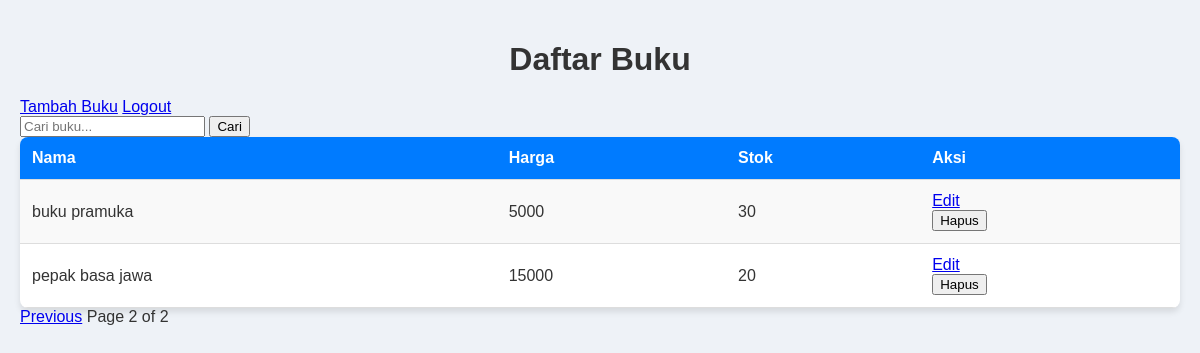
Screenshot of /?page=2 with the database file from the repository.
### app.py (models this page shows)
class Buku(db.Model):
    id = db.Column(db.Integer, primary_key=True)
    nama = db.Column(db.String(255), nullable=False)
    harga = db.Column(db.Float, nullable=False)
    stok = db.Column(db.Integer, nullable=False)

### app.py (the view)
@app.route('/')
def index():
    page = request.args.get('page', 1, type=int)
    search_query = request.args.get('search', '')
    query = Buku.query
    if search_query:
        query = query.filter(Buku.nama.ilike(f'%{search_query}%'))
    books = query.paginate(page=page, per_page=5, error_out=False)
    return render_template('index.html', books=books.items, pagination=books, search_query=search_query)

### templates/index.html (shortened to what this page needs)
<!DOCTYPE html>
<html lang="en">
  <head>
    <link
      rel="stylesheet"
      href="{{ url_for('static', filename='style.css') }}"
    />
  </head>
  <body>
    <h1>Daftar Buku</h1>
    <a href="{{ url_for('add_book') }}">Tambah Buku</a>
    <a href="{{ url_for('logout') }}">Logout</a>
    <form action="{{ url_for('index') }}" method="GET">
      <input type="text" name="search" placeholder="Cari buku..." value="{{ search_query }}">
      <button type="submit">Cari</button>
  </form>
    <table>
      <tr>
        <th>Nama</th>
        <th>Harga</th>
        <th>Stok</th>
        <th>Aksi</th>
      </tr>
      {% for book in books %}
      <tr>
        <td>{{ book.nama }}</td>
        <td>{{ book.harga }}</td>
        <td>{{ book.stok }}</td>
        <td>
          <a href="{{ url_for('edit_book', book_id=book.id) }}">Edit</a>
          <form action="{{ url_for('delete_book', book_id=book.id) }}" method="POST">
            <button type="submit" onclick="return confirm('Yakin ingin menghapus buku ini?');">Hapus</button>
        </form>
        </td>
      </tr>
      {% endfor %}
    </table>
    <div>
      {% if pagination.has_prev %}
      <a href="{{ url_for('index', page=pagination.prev_num) }}">Previous</a>
      {% endif %}
      <span>Page {{ pagination.page }} of {{ pagination.pages }}</span>
    </div>
  </body>
</html>

### static/style.css (style rules this page uses)
body { font-family: 'Poppins', sans-serif; margin: 0; padding: 20px; background-color: #eef2f7; color: #333; }
h1 { text-align: center; color: #333; margin-bottom: 20px; }
table { width: 100%; border-collapse: collapse; background: white; box-shadow: 0px 4px 6px rgba(0, 0, 0, 0.1); border-radius: 8px; overflow: hidden; }
th, td { padding: 12px; text-align: left; border-bottom: 1px solid #ddd; }
th { background-color: #007BFF; color: white; }
tr:nth-child(even) { background-color: #f9f9f9; }

### rows the page displays
Buku: nama "buku pramuka", harga "5000", stok "30"
Buku: nama "pepak basa jawa", harga "15000", stok "20"

### other values shown
{{ pagination.page }} "2"
{{ pagination.pages }} "2"
